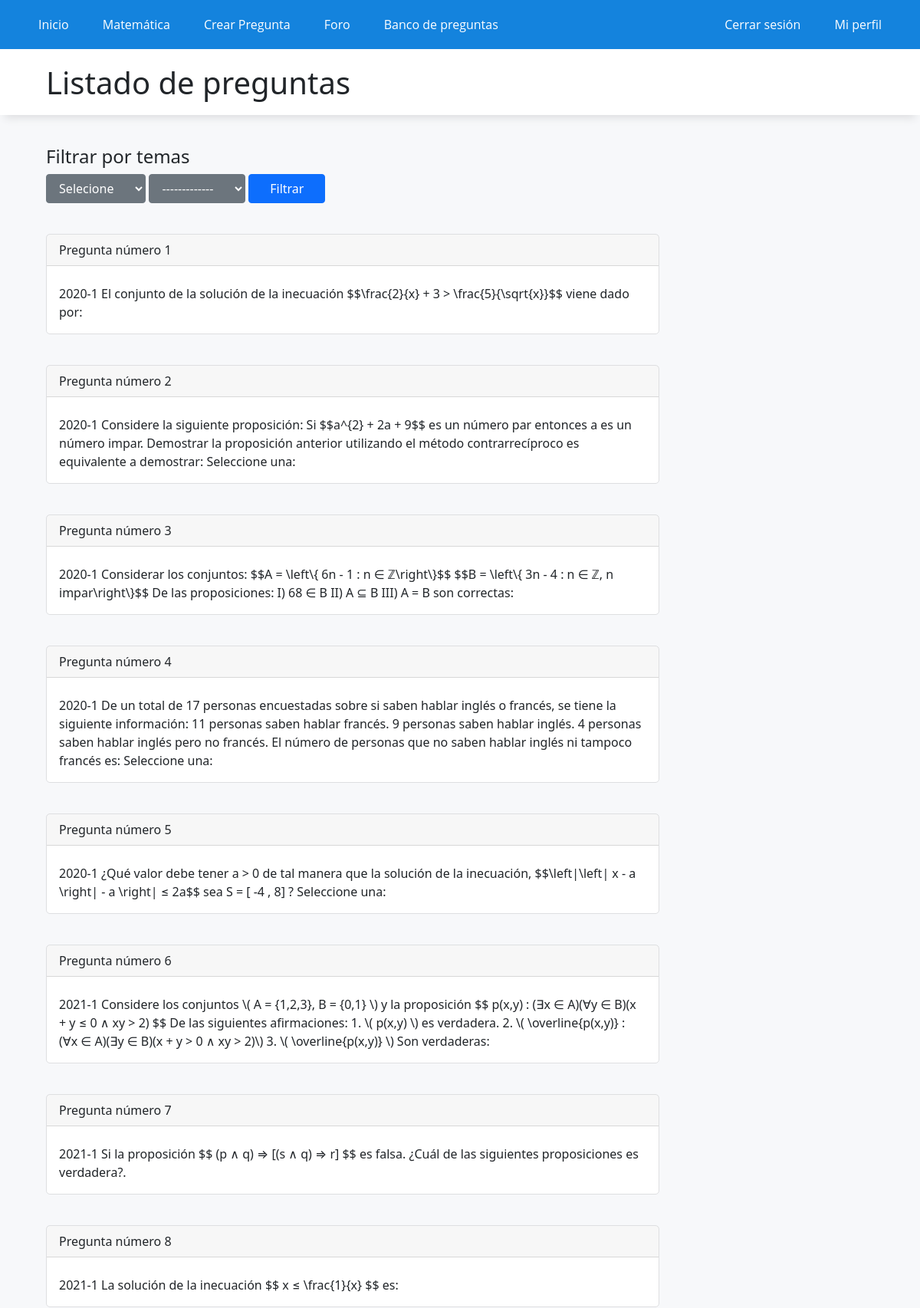
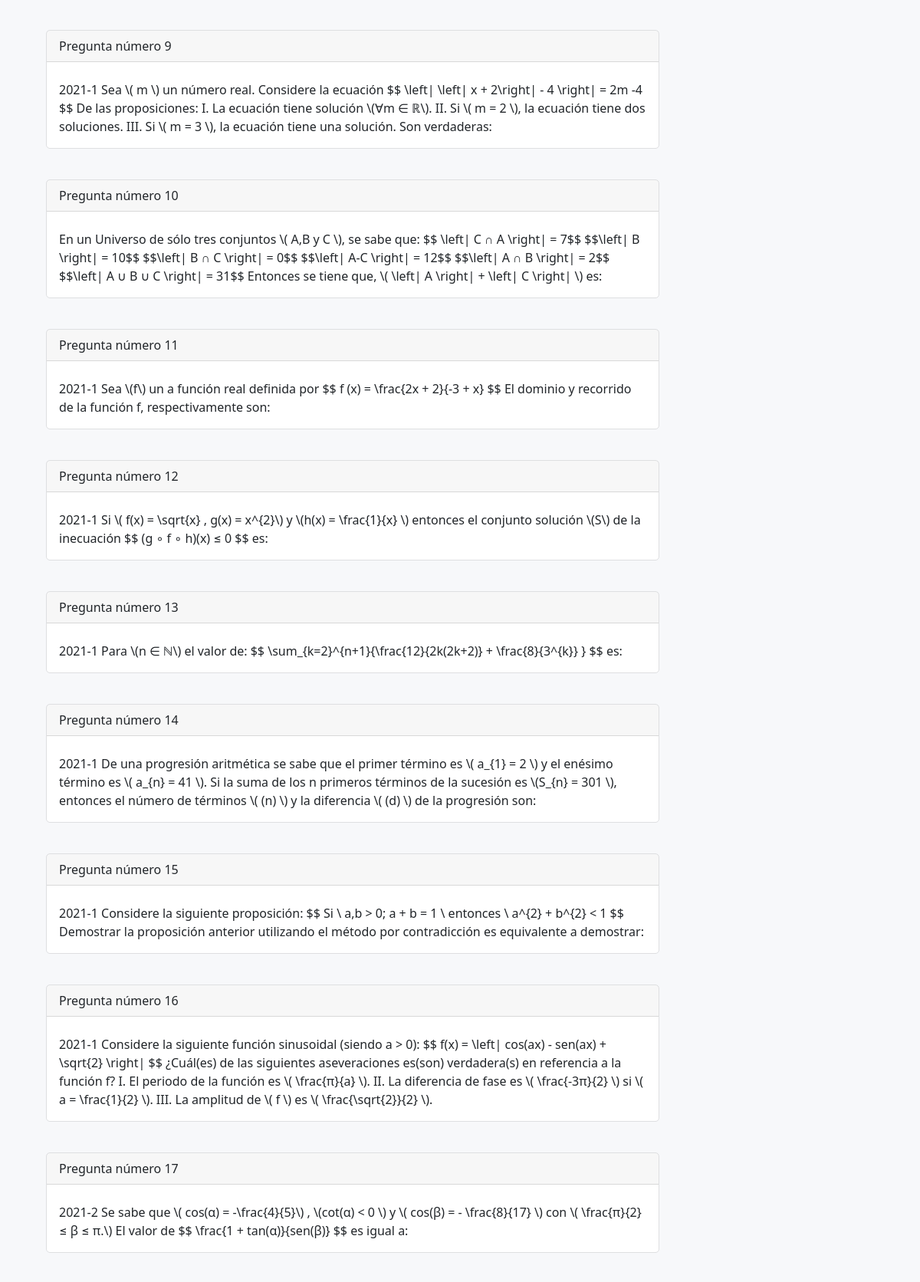
Page /banco-preguntas/ (signed in, upper part) on the committed database (2 pictures, top to bottom).
### WebApp/models.py (models this page shows)
class PreguntasMate(models.Model):
    siglas = models.CharField(max_length=7, choices=siglas)
    dificultad = models.CharField(max_length=20, choices=dificultad)
    tema = models.CharField(max_length=100, choices=temas)
    pregunta = models.TextField()
    posible_desarrollo = models.TextField()
    alternativa_a = models.CharField(null=True, max_length=500)
    alternativa_b = models.CharField(null=True, max_length=500)
    alternativa_c = models.CharField(null=True, max_length=500)
    alternativa_d = models.CharField(null=True, max_length=500)
    alternativa_e = models.CharField(null=True, max_length=500)
    alternativa_correcta = models.CharField(null=True, max_length=1, choices=alt_correcta)
    pista = models.CharField(max_length=200)
    puntos = models.IntegerField()

### WebApp/views.py (the view)
# urls.py: path('banco-preguntas/',banco_preguntas, name="banco-preguntas"),
def banco_preguntas(request):
    preguntas = PreguntasMate.objects.all()
    if request.method == 'POST':
        print(request.POST['Tema'])
        preguntas = PreguntasMate.objects.filter(tema=request.POST['Tema'])
    data = {
        'preguntas': preguntas,
    }
    return render(request,'app/banco_preguntas.html',data)

### WebApp/templates/app/banco_preguntas.html (shortened to what this page needs)
{% extends 'app/base.html' %}
{% load static %}
{% block contenido %}
<div class="titulo">
    <h1>Listado de preguntas</h1>
</div>
<div class="elContenedor">
    <form method="post" onsubmit="return validacion()">
        <label ><h4>Filtrar por temas</h4></label><br>
        <select class="btn btn-secondary dropdown-toggle" id="ramo">
            <option selected>Selecione</option>
        </select>
        <select class="btn btn-secondary dropdown-toggle" id="materia" name="Tema">
            <option selected>------</option>
        </select>
        <input style="width: 100px;"  class="btn btn-primary" type="submit" value="Filtrar">
    </form>
    <div>
        {% for pregunta in preguntas %}
        <div class="preguntas mb-3" style="max-width: 800px;">
            <div class="card-header">Pregunta número {{forloop.counter}} </div>
            <div class="card-body">
                <p class="card-text">
                    {{ pregunta.pregunta }}
                </p>
            </div>
        </div>
        {% endfor %}
    </div>
</div>
{% endblock %}

### WebApp/static/app/css/styles.css (style rules this page uses)
* { margin: 0; padding: 0; -webkit-box-sizing: border-box; -moz-box-sizing: border-box; box-sizing: border-box; }
body { background: rgb(247,248,250); }
.titulo { box-shadow: 0px 10px 10px -6px rgb(222,223,225); background-color: white; padding-top: 20px; padding-bottom: 10px; padding-left: 5%; margin-bottom: 40px; width: 100%; }
.elContenedor { width: 90%; padding-top: 0px; margin:auto; }
.preguntas { background-color: rgb(255,255,255); border-radius: 5px ; margin-bottom: 40px; margin-top: 40px; border: 1px solid rgb(222,223,225); }

### rows in the picture
PreguntasMate: pregunta "2020-1 El conjunto de la solución de la inecuación $$\\frac{2}{x} + 3 > \\frac{5}{\\sqrt{x}}$$ viene dado por:"
PreguntasMate: pregunta "2020-1 Considere la siguiente proposición: Si $$a^{2} + 2a + 9$$ es un número par entonces a es un número impar. Demostrar la proposición anterior utilizando el método contrarrecíproco es equivalente a demostrar: Seleccione una:"
PreguntasMate: pregunta "2020-1 Considerar los conjuntos: $$A = \\left\\{ 6n - 1 : n ∈ ℤ\\right\\}$$ $$B = \\left\\{ 3n - 4 : n ∈ ℤ, n impar\\right\\}$$ De las proposiciones: I) 68 ∈ B II) A ⊆ B III) A = B son correctas:"
PreguntasMate: pregunta "2020-1 De un total de 17 personas encuestadas sobre si saben hablar inglés o francés, se tiene la siguiente información: 11 personas saben hablar francés. 9 personas saben hablar inglés. 4 personas saben hablar inglés pero no francés. El número de personas que no saben hablar inglés ni tampoco francés es: Seleccione una:"
PreguntasMate: pregunta "2020-1 ¿Qué valor debe tener a > 0 de tal manera que la solución de la inecuación, $$\\left|\\left| x - a \\right| - a \\right| ≤ 2a$$ sea S = [ -4 , 8] ? Seleccione una:"
PreguntasMate: pregunta "2021-1 Considere los conjuntos \\( A = {1,2,3}, B = {0,1} \\) y la proposición $$ p(x,y) : (∃x ∈ A)(∀y ∈ B)(x + y ≤ 0 ∧ xy > 2) $$ De las siguientes afirmaciones: 1. \\( p(x,y) \\) es verdadera. 2. \\( \\overline{p(x,y)} : (∀x ∈ A)(∃y ∈ B)(x + y > 0 ∧ xy > 2)\\) 3. \\( \\overline{p(x,y)} \\) Son verdaderas:"
PreguntasMate: pregunta "2021-1 Si la proposición $$ (p ∧ q) ⇒ [(s ∧ q) ⇒ r] $$ es falsa. ¿Cuál de las siguientes proposiciones es verdadera?."
PreguntasMate: pregunta "2021-1 La solución de la inecuación $$ x ≤ \\frac{1}{x} $$ es:"
PreguntasMate: pregunta "2021-1 Sea \\( m \\) un número real. Considere la ecuación $$ \\left| \\left| x + 2\\right| - 4 \\right| = 2m -4 $$ De las proposiciones: I. La ecuación tiene solución \\(∀m ∈ ℝ\\). II. Si \\( m = 2 \\), la ecuación tiene dos soluciones. III. Si \\( m = 3 \\), la ecuación tiene una solución. Son verdaderas:"
PreguntasMate: pregunta "En un Universo de sólo tres conjuntos \\( A,B y C \\), se sabe que: $$ \\left| C ∩ A \\right| = 7$$ $$\\left| B \\right| = 10$$ $$\\left| B ∩ C \\right| = 0$$ $$\\left| A-C \\right| = 12$$ $$\\left| A ∩ B \\right| = 2$$ $$\\left| A ∪ B ∪ C \\right| = 31$$ Entonces se tiene que, \\( \\left| A \\right| + \\left| C \\right| \\) es:"
PreguntasMate: pregunta "2021-1 Sea \\(f\\) un a función real definida por $$ f (x) = \\frac{2x + 2}{-3 + x} $$ El dominio y recorrido de la función f, respectivamente son:"
PreguntasMate: pregunta "2021-1 Si \\( f(x) = \\sqrt{x} , g(x) = x^{2}\\) y \\(h(x) = \\frac{1}{x} \\) entonces el conjunto solución \\(S\\) de la inecuación $$ (g ∘ f ∘ h)(x) ≤ 0 $$ es:"
PreguntasMate: pregunta "2021-1 Para \\(n ∈ ℕ\\) el valor de: $$ \\sum_{k=2}^{n+1}{\\frac{12}{2k(2k+2)} + \\frac{8}{3^{k}} } $$ es:"
PreguntasMate: pregunta "2021-1 De una progresión aritmética se sabe que el primer término es \\( a_{1} = 2 \\) y el enésimo término es \\( a_{n} = 41 \\). Si la suma de los n primeros términos de la sucesión es \\(S_{n} = 301 \\), entonces el número de términos \\( (n) \\) y la diferencia \\( (d) \\) de la progresión son:"
PreguntasMate: pregunta "2021-1 Considere la siguiente proposición: $$ Si \\ a,b > 0; a + b = 1 \\ entonces \\ a^{2} + b^{2} < 1 $$ Demostrar la proposición anterior utilizando el método por contradicción es equivalente a demostrar:"
PreguntasMate: pregunta "2021-1 Considere la siguiente función sinusoidal (siendo a > 0): $$ f(x) = \\left| cos(ax) - sen(ax) + \\sqrt{2} \\right| $$ ¿Cuál(es) de las siguientes aseveraciones es(son) verdadera(s) en referencia a la función f? I. El periodo de la función es \\( \\frac{π}{a} \\). II. La diferencia de fase es \\( \\frac{-3π}{2} \\) si \\( a = \\frac{1}{2} \\). III. La amplitud de \\( f \\) es \\( \\frac{\\sqrt{2}}{2} \\)."
PreguntasMate: pregunta "2021-2 Se sabe que \\( cos(α) = -\\frac{4}{5}\\) , \\(cot(α) < 0 \\) y \\( cos(β) = - \\frac{8}{17} \\) con \\( \\frac{π}{2} ≤ β ≤ π.\\) El valor de $$ \\frac{1 + tan(α)}{sen(β)} $$ es igual a:"
